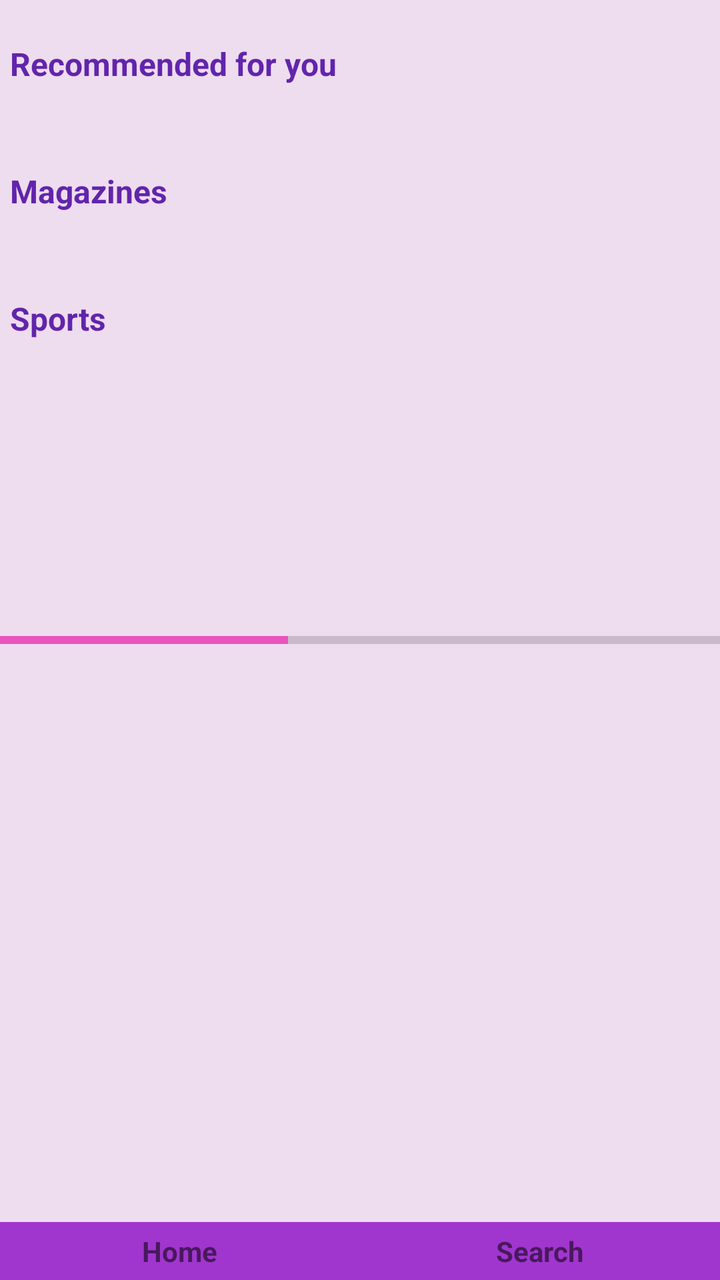
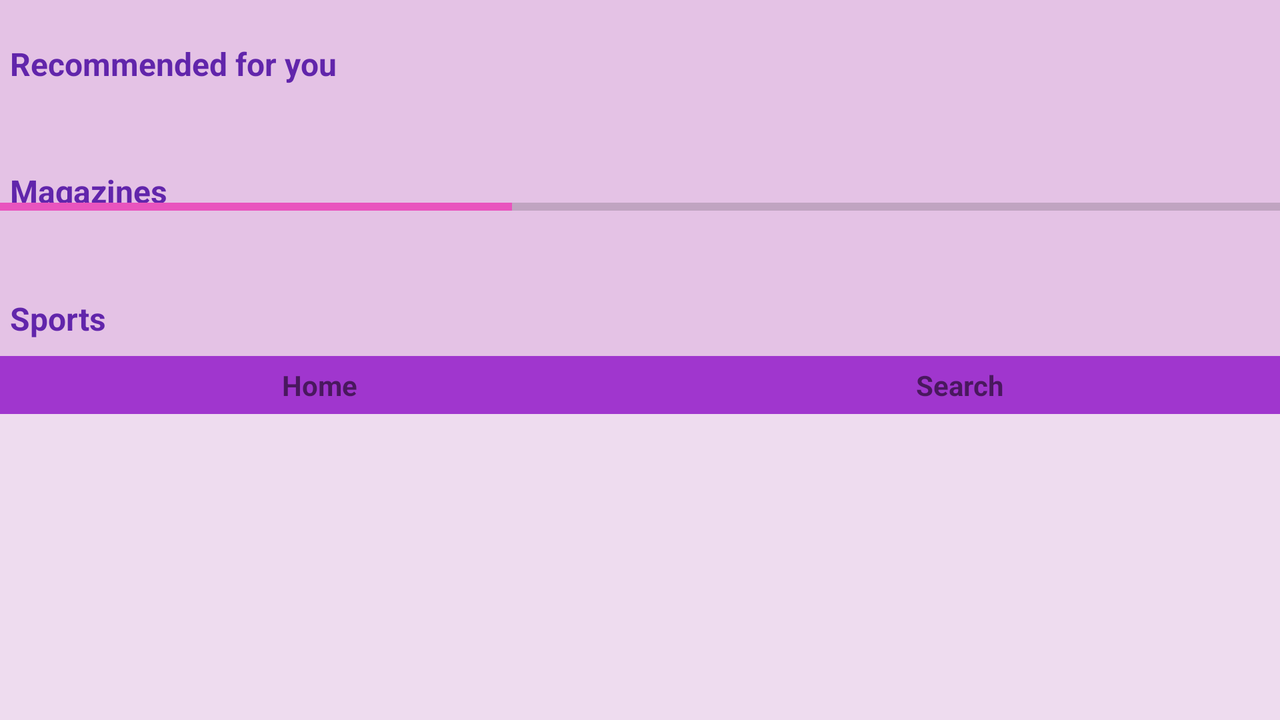

First picture: res/layout/ on a phone held upright. Second picture: the repository's own variant of that layout, on a device whose configuration matches the variant's folder. Source for both follows.
<!-- AndroidManifest.xml: activity theme MyTheme -->
<!-- res/layout/activity_main.xml -->
<?xml version="1.0" encoding="utf-8"?>
<RelativeLayout xmlns:android="http://schemas.android.com/apk/res/android"
    xmlns:tools="http://schemas.android.com/tools"
    android:id="@+id/activity_main"
    android:background="@color/whitepurple"
    android:orientation="vertical"
    android:layout_width="match_parent"
    android:layout_height="match_parent"
    tools:context="com.example.disen.booklisting.MainActivity">

    <LinearLayout
        android:layout_marginTop="@dimen/activity_horizontal_margin"
        android:id="@+id/recomended"
        style="@style/linear_style_main">

        <TextView
            android:layout_width="0dp"
            android:id="@+id/rec"
            android:layout_weight="2.8"
            android:textColor="@color/darkPurple"
            android:textSize="@dimen/activity_horizontal_margin"
            android:textStyle="bold"
            android:gravity="left"
            android:text="@string/recommended"
            android:layout_height="wrap_content" />

        <ImageView
            android:layout_width="wrap_content"
            android:tint="@color/colorPrimaryDark"
            android:layout_weight="0.2"
            android:src="@drawable/ic_keyboard_arrow_right_black_24dp"
            android:layout_height="wrap_content" />

    </LinearLayout>

    <TextView
        android:layout_width="wrap_content"
        android:layout_centerHorizontal="true"
        android:paddingBottom="@dimen/ten"
        android:layout_below="@+id/recomended"
        android:id="@+id/empty_recommended"
        android:layout_height="wrap_content" />

    <Gallery
        android:layout_width="match_parent"
        android:paddingBottom="@dimen/activity_horizontal_margin"
        android:layout_below="@+id/recomended"
        android:padding="@dimen/activity_horizontal_margin"
        android:orientation="horizontal"
        android:id="@+id/recommended_gallery"
        android:layout_height="wrap_content">

    </Gallery>


    <LinearLayout
        style="@style/linear_style_main"
        android:layout_below="@+id/recommended_gallery"
        android:id="@+id/magazine">

        <TextView
            android:layout_width="0dp"
            android:layout_weight="2.8"
            android:id="@+id/mag"
            android:textColor="@color/darkPurple"
            android:textSize="@dimen/activity_horizontal_margin"
            android:textStyle="bold"
            android:gravity="left"
            android:text="@string/magazines"
            android:layout_height="wrap_content" />

        <ImageView
            android:layout_width="wrap_content"
            android:tint="@color/colorPrimaryDark"
            android:layout_weight="0.2"
            android:src="@drawable/ic_keyboard_arrow_right_black_24dp"
            android:layout_height="wrap_content" />

    </LinearLayout>

    <TextView
        android:layout_width="wrap_content"
        android:layout_below="@+id/magazine"
        android:layout_centerHorizontal="true"
        android:paddingBottom="@dimen/ten"
        android:id="@+id/empty_mags"
        android:layout_height="wrap_content" />

    <Gallery
        android:layout_width="match_parent"
        android:padding="@dimen/activity_horizontal_margin"
        android:layout_below="@+id/magazine"
        android:layout_height="wrap_content"
        android:id="@+id/magazines_gallery"></Gallery>

    <ProgressBar
        android:layout_width="match_parent"
        android:id="@+id/progress"
        android:max="100"
        android:layout_centerHorizontal="true"
        android:layout_centerVertical="true"
        android:progress="40"
        style="@style/Widget.AppCompat.ProgressBar.Horizontal"
        android:layout_height="match_parent" />


    <TextView
        android:layout_width="wrap_content"
        android:id="@+id/internet"
        android:textStyle="bold"
        android:layout_centerHorizontal="true"
        android:layout_centerVertical="true"
        android:layout_height="wrap_content" />

    <LinearLayout
        style="@style/linear_style_main"
        android:layout_below="@+id/magazines_gallery"
        android:id="@+id/sports">

        <TextView
            android:layout_width="0dp"
            android:layout_weight="2.8"
            android:id="@+id/sport"
            android:textColor="@color/darkPurple"
            android:textSize="@dimen/activity_horizontal_margin"
            android:textStyle="bold"
            android:gravity="left"
            android:text="@string/sports"
            android:layout_height="wrap_content" />

        <ImageView
            android:layout_width="wrap_content"
            android:tint="@color/colorPrimaryDark"
            android:layout_weight="0.2"
            android:src="@drawable/ic_keyboard_arrow_right_black_24dp"
            android:layout_height="wrap_content" />

    </LinearLayout>

    <TextView
        android:layout_width="wrap_content"
        android:layout_below="@+id/sports"
        android:layout_centerHorizontal="true"
        android:paddingBottom="@dimen/ten"
        android:id="@+id/empty_sports"
        android:layout_height="wrap_content" />

    <Gallery
        android:layout_width="match_parent"
        android:padding="@dimen/activity_horizontal_margin"
        android:layout_below="@+id/sports"
        android:layout_height="wrap_content"
        android:id="@+id/sports_gallery"></Gallery>


    <LinearLayout
        android:layout_width="match_parent"
        android:paddingTop="@dimen/five"
        android:background="@color/colorPrimary"
        android:paddingBottom="@dimen/five"
        android:layout_alignParentBottom="true"
        android:layout_gravity="bottom"
        android:orientation="horizontal"
        android:layout_height="wrap_content">

        <LinearLayout
            android:layout_width="0dp"
            android:gravity="center"
            android:id="@+id/gohome"
            android:layout_weight="1"
            android:layout_height="wrap_content">

            <ImageView
                android:layout_width="wrap_content"
                android:tint="@color/colorPrimaryDark"
                android:layout_height="wrap_content"
                android:src="@drawable/ic_home_black_36dp" />

            <TextView
                android:layout_width="wrap_content"
                android:textStyle="bold"
                android:text="@string/home"
                android:layout_height="wrap_content" />
        </LinearLayout>

        <LinearLayout
            android:layout_width="0dp"
            android:id="@+id/gotosearch"
            android:layout_weight="1"
            android:gravity="center"
            android:layout_height="wrap_content">

            <ImageView
                android:layout_width="wrap_content"
                android:tint="@color/colorPrimaryDark"
                android:layout_height="wrap_content"
                android:src="@drawable/ic_search_black_36dp" />

            <TextView
                android:layout_width="wrap_content"
                android:textStyle="bold"
                android:text="@string/search"
                android:layout_height="wrap_content" />
        </LinearLayout>

    </LinearLayout>


</RelativeLayout>
<!-- resources referenced by this layout -->
<resources>
  <color name="colorPrimary">#a036ce</color>
  <color name="colorPrimaryDark">#e77bea</color>
  <color name="darkPurple">#6125ab</color>
  <color name="whitepurple">#24a425ab</color>
  <dimen name="activity_horizontal_margin">16dp</dimen>
  <dimen name="five">5dp</dimen>
  <dimen name="ten">10dp</dimen>
  <string name="home">Home</string>
  <string name="magazines">Magazines</string>
  <string name="recommended">Recommended for you</string>
  <string name="search">Search</string>
  <string name="sports">Sports</string>
  <style name="linear_style_main">
          <item name="android:layout_width">match_parent</item>
          <item name="android:layout_height">wrap_content</item>
          <item name="android:padding">5dp</item>
          <item name="android:orientation">horizontal</item>
  
  
      </style>
  <!-- from res/values-v21/ -->
  <style name="MyTheme" parent="Theme.AppCompat.Light.DarkActionBar">
          
          <item name="colorPrimary">@color/colorPrimary</item>
          <item name="android:windowExitTransition">@transition/grid_exit</item>
          <item name="android:windowContentTransitions">true</item>
          <item name="colorPrimaryDark">@color/colorPrimaryDark</item>
          <item name="colorAccent">@color/colorAccent</item>
      </style>
  <color name="colorAccent">#e954be</color>
</resources>
<!-- res/layout-land/activity_main.xml (the repository's variant of the layout above) -->
<!-- drawn on the phone turned sideways -->
<?xml version="1.0" encoding="utf-8"?>
<ScrollView xmlns:android="http://schemas.android.com/apk/res/android"
    xmlns:tools="http://schemas.android.com/tools"
    android:background="@color/whitepurple"
    android:orientation="vertical"
    android:layout_width="match_parent"
    android:layout_height="match_parent"
    tools:context="com.example.disen.booklisting.MainActivity">

    <RelativeLayout
        android:background="@color/whitepurple"
        android:id="@+id/activity_main"
        android:layout_width="match_parent"
        android:layout_height="match_parent">

        <LinearLayout
            android:layout_marginTop="@dimen/activity_horizontal_margin"
            android:id="@+id/recomended"
            style="@style/linear_style_main">

            <TextView
                android:layout_width="0dp"
                android:id="@+id/rec"
                android:layout_weight="2.8"
                android:textColor="@color/darkPurple"
                android:textSize="@dimen/activity_horizontal_margin"
                android:textStyle="bold"
                android:gravity="left"
                android:text="@string/recommended"
                android:layout_height="wrap_content" />

            <ImageView
                android:layout_width="wrap_content"
                android:tint="@color/colorPrimaryDark"
                android:layout_weight="0.2"
                android:src="@drawable/ic_keyboard_arrow_right_black_24dp"
                android:layout_height="wrap_content" />

        </LinearLayout>

        <TextView
            android:layout_width="wrap_content"
            android:layout_centerHorizontal="true"
            android:paddingBottom="@dimen/ten"
            android:layout_below="@+id/recomended"
            android:id="@+id/empty_recommended"
            android:layout_height="wrap_content" />

        <Gallery
            android:layout_width="match_parent"
            android:paddingBottom="@dimen/activity_horizontal_margin"
            android:layout_below="@+id/recomended"
            android:padding="@dimen/activity_horizontal_margin"
            android:orientation="horizontal"
            android:id="@+id/recommended_gallery"
            android:layout_height="wrap_content">

        </Gallery>


        <LinearLayout
            style="@style/linear_style_main"
            android:layout_below="@+id/recommended_gallery"
            android:id="@+id/magazine">

            <TextView
                android:layout_width="0dp"
                android:layout_weight="2.8"
                android:id="@+id/mag"
                android:textColor="@color/darkPurple"
                android:textSize="@dimen/activity_horizontal_margin"
                android:textStyle="bold"
                android:gravity="left"
                android:text="@string/magazines"
                android:layout_height="wrap_content" />

            <ImageView
                android:layout_width="wrap_content"
                android:tint="@color/colorPrimaryDark"
                android:layout_weight="0.2"
                android:src="@drawable/ic_keyboard_arrow_right_black_24dp"
                android:layout_height="wrap_content" />

        </LinearLayout>

        <TextView
            android:layout_width="wrap_content"
            android:layout_below="@+id/magazine"
            android:layout_centerHorizontal="true"
            android:paddingBottom="@dimen/ten"
            android:id="@+id/empty_mags"
            android:layout_height="wrap_content" />

        <Gallery
            android:layout_width="match_parent"
            android:padding="@dimen/activity_horizontal_margin"
            android:layout_below="@+id/magazine"
            android:layout_height="wrap_content"
            android:id="@+id/magazines_gallery"></Gallery>

        <ProgressBar
            android:layout_width="match_parent"
            android:id="@+id/progress"
            android:max="100"
            android:layout_centerHorizontal="true"
            android:layout_centerVertical="true"
            android:progress="40"
            style="@style/Widget.AppCompat.ProgressBar.Horizontal"
            android:layout_height="match_parent" />


        <TextView
            android:layout_width="wrap_content"
            android:id="@+id/internet"
            android:textStyle="bold"
            android:layout_centerHorizontal="true"
            android:layout_centerVertical="true"
            android:layout_height="wrap_content" />

        <LinearLayout
            style="@style/linear_style_main"
            android:layout_below="@+id/magazines_gallery"
            android:id="@+id/sports">

            <TextView
                android:layout_width="0dp"
                android:layout_weight="2.8"
                android:id="@+id/sport"
                android:textColor="@color/darkPurple"
                android:textSize="@dimen/activity_horizontal_margin"
                android:textStyle="bold"
                android:gravity="left"
                android:text="@string/sports"
                android:layout_height="wrap_content" />

            <ImageView
                android:layout_width="wrap_content"
                android:tint="@color/colorPrimaryDark"
                android:layout_weight="0.2"
                android:src="@drawable/ic_keyboard_arrow_right_black_24dp"
                android:layout_height="wrap_content" />

        </LinearLayout>

        <TextView
            android:layout_width="wrap_content"
            android:layout_below="@+id/sports"
            android:layout_centerHorizontal="true"
            android:paddingBottom="@dimen/ten"
            android:id="@+id/empty_sports"
            android:layout_height="wrap_content" />

        <Gallery
            android:layout_width="match_parent"
            android:padding="@dimen/activity_horizontal_margin"
            android:layout_below="@+id/sports"
            android:layout_height="wrap_content"
            android:id="@+id/sports_gallery"></Gallery>


        <LinearLayout
            android:layout_width="match_parent"
            android:paddingTop="@dimen/five"
            android:background="@color/colorPrimary"
            android:paddingBottom="@dimen/five"
            android:layout_alignParentBottom="true"
            android:layout_gravity="bottom"
            android:orientation="horizontal"
            android:layout_height="wrap_content">

            <LinearLayout
                android:layout_width="0dp"
                android:gravity="center"
                android:id="@+id/gohome"
                android:layout_weight="1"
                android:layout_height="wrap_content">

                <ImageView
                    android:layout_width="wrap_content"
                    android:tint="@color/colorPrimaryDark"
                    android:layout_height="wrap_content"
                    android:src="@drawable/ic_home_black_36dp" />

                <TextView
                    android:layout_width="wrap_content"
                    android:textStyle="bold"
                    android:text="@string/home"
                    android:layout_height="wrap_content" />
            </LinearLayout>

            <LinearLayout
                android:layout_width="0dp"
                android:id="@+id/gotosearch"
                android:layout_weight="1"
                android:gravity="center"
                android:layout_height="wrap_content">

                <ImageView
                    android:layout_width="wrap_content"
                    android:tint="@color/colorPrimaryDark"
                    android:layout_height="wrap_content"
                    android:src="@drawable/ic_search_black_36dp" />

                <TextView
                    android:layout_width="wrap_content"
                    android:textStyle="bold"
                    android:text="@string/search"
                    android:layout_height="wrap_content" />
            </LinearLayout>

        </LinearLayout>

    </RelativeLayout>
</ScrollView>
